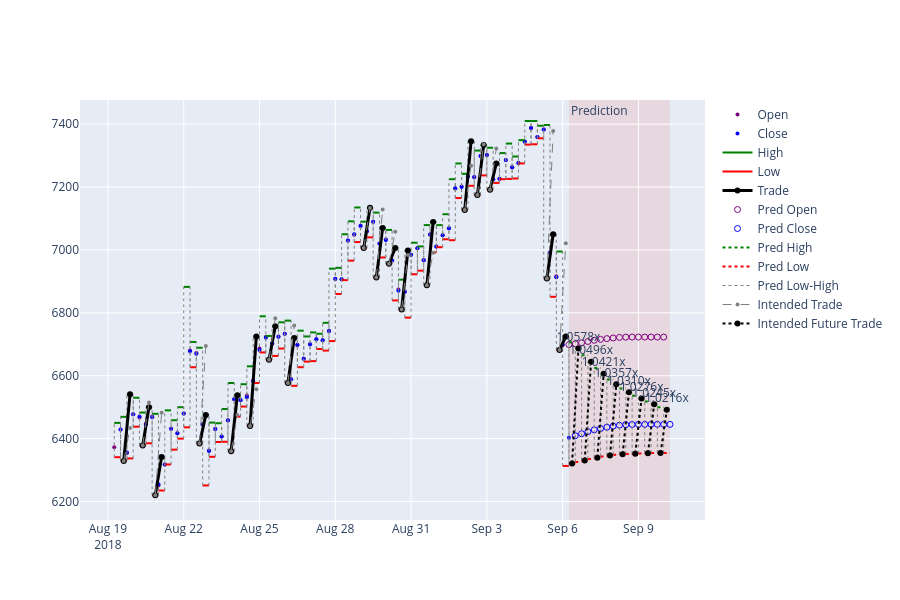

Source (notebook cell):
### Code cell
args_dict["model_name"] = "EncoderDecoderGRU"
args = argparse.Namespace(**args_dict)
train_session_dir = train_with_args(args)
create_evaluation_graphs(train_session_dir)
toast_bread_values = profit_inference(train_session_dir, args_dict["profit_inference_csv_path"])
regular_agent_values, late_start_agent_values = get_trading_agent_values(args_dict["profit_inference_csv_path"], args_dict["output_coins"][0], args_dict["input_window"], args_dict["bank_start"])
compare_profits(train_session_dir, regular_agent_values, toast_bread_values, args_dict["input_window"], args_dict["bank_start"])
compare_profits(train_session_dir, late_start_agent_values, toast_bread_values, 1, args_dict["bank_start"])
